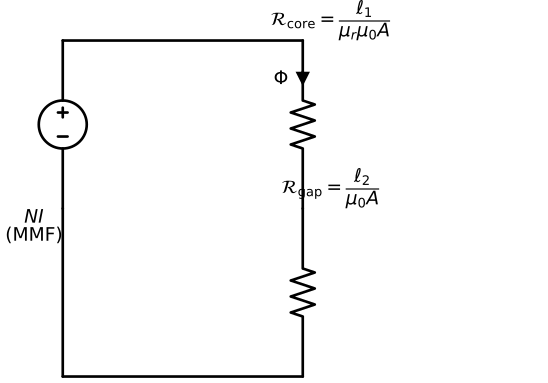

Reproduce this figure in Python.
"""Q3: Toroidal Core — Reluctance equivalent circuit."""
import schemdraw
import schemdraw.elements as elm

with schemdraw.Drawing(file='diagrams/week10/q3_toroid_reluctance.svg') as d:
    d.config(unit=3.5, fontsize=14, font='sans-serif')

    # MMF source (modelled as voltage source in reluctance analogy)
    source = d.add(elm.SourceV().up().label('$NI$\n(MMF)', loc='left', ofst=(0, 0.6)))

    # Top rail
    d += elm.Line().right().length(5).at(source.end)

    # Core reluctance (going down)
    Rcore = d.add(elm.Resistor().down().label(
        '$\\mathcal{R}_{\\mathrm{core}} = \\dfrac{\\ell_1}{\\mu_r \\mu_0 A}$',
        loc='right', ofst=(0, 0.6)))

    # Air gap reluctance (going down)
    Rgap = d.add(elm.Resistor().down().label(
        '$\\mathcal{R}_{\\mathrm{gap}} = \\dfrac{\\ell_2}{\\mu_0 A}$',
        loc='right', ofst=(0, 0.6)))

    # Bottom return
    d += elm.Line().left().tox(source.start)
    d += elm.Line().up().toy(source.start)

    # Flux arrow (analogous to current)
    d += elm.CurrentLabelInline(direction='in').at(Rcore).label('$\\Phi$')
